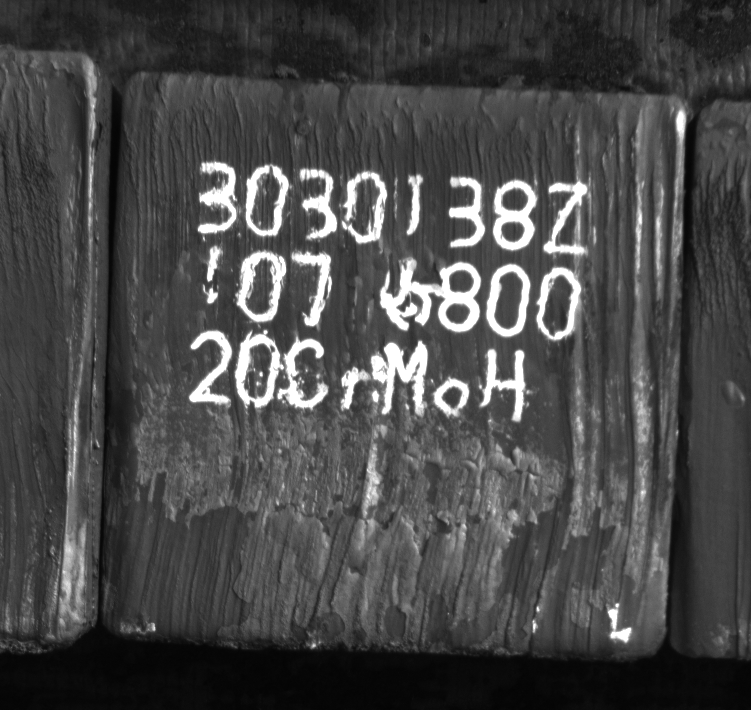
#> input picture ocr/image/ThinSingle/3030138Z_blur.png, 751 x 710 px
$ python deflection_correction.py
#> lines starting #> are read from the running program, lines starting #| are printed output that depends on the picture; after the words box and inside, x2 and y2 are one past the last pixel; in counts of white or black regions, pixels touching at a corner belong together
from typing import List

import cv2
import numpy as np
from numpy import ndarray


def find_contours(image: ndarray, kernel_size: int):
    kernel = np.ones((1, kernel_size), np.uint8)
    # 执行膨胀操作cv2.erode,
    acts = [cv2.dilate, cv2.erode]
    gray = image if len(image.shape)==2 else cv2.cvtColor(image, cv2.COLOR_BGR2GRAY)
    iter_img = gray.copy()
    for act in acts:
        iter_img = act(iter_img, kernel, iterations=1)
        # 使用OpenCV进行字符位置检测

    # THRESH_OTSU的效果比较好,而且不需要调参数
    _, binary = cv2.threshold(iter_img, 0, 255, cv2.THRESH_OTSU)
    contours, _ = cv2.findContours(binary, cv2.RETR_EXTERNAL, cv2.CHAIN_APPROX_SIMPLE)
    return binary, contours


def filter_contours(contours: List[np.ndarray], threshold: int):
    filtered_contours = []
    for c in contours:
        x, y, w, h = cv2.boundingRect(c)
        if h > 40 and w > 10 and cv2.contourArea(c) > threshold:
            filtered_contours.append(c)
    return filtered_contours


def order_contours(contours: List[np.ndarray], direction: str):
    def contour_sort_key(contour):
        x, y, w, h = cv2.boundingRect(contour)
        return x if direction == 'x' else y

    # 使用自定义排序函数对轮廓列表进行排序
    sorted_contours = sorted(contours, key=contour_sort_key)
    return sorted_contours


def draw_contours(contours, image, isRect: bool,margin=0):
    # 遍历轮廓并绘制实际轮廓
    index = 0
    for contour in contours:
        x, y, w, h = cv2.boundingRect(contour)
        if isRect:
            draw_rect((x+margin, y+margin,x+w-margin, y+h-margin),image)
        else:
            cv2.drawContours(image, [contour], -1, (0, 0, 255), 1)

        cv2.putText(image, str(index), (x, y), fontFace=cv2.FONT_HERSHEY_SIMPLEX, fontScale=1,
                    color=(0, 0, 255))  # 绿色文本)
        index += 1

    return image


def draw_rect(pos,image):
    x1,y1,x2,y2=pos
    cv2.rectangle(image, (x1, y1), (x2, y2), (255, 255, 0), 1)  # 绘制带方向的外接矩形

def get_angles(contours: List[np.ndarray]):
    ret = []
    for contour in contours:
        rotated_rect = cv2.minAreaRect(contour)  # 计算带方向的外接矩形
        center, size, angle = rotated_rect
        if angle < -45:
            angle += 90  # 使角度范围在-45到45度之间
        ret.append((angle, center))
    return ret


def get_angle_avg(contours: List[np.ndarray]):
    angles = get_angles(contours)
    angle_avg = np.mean([angle for angle, _ in angles])
    return angle_avg


def rotate(img: ndarray, angle, center):
    # 创建仿射变换矩阵
    M = cv2.getRotationMatrix2D(center, angle, 1.0)
    # 执行仿射变换
    rectified_region = cv2.warpAffine(img.copy(), M, (img.shape[1], img.shape[0]))
    return rectified_region


def correct(img: ndarray):
    binary, contours = find_contours(img, 40)
    filtered_c = filter_contours(contours, 5000)
    order_c = order_contours(filtered_c, 'y')
    angle = get_angle_avg(order_c)
    center = img.shape[0] / 2, img.shape[1] / 2
    # 执行仿射变换
    rectified_region = rotate(img, angle, center)
    return rectified_region


if __name__ == '__main__':
    # pass
    img = cv2.imread('../image/ThinSingle/3030138Z_blur.png')
#> img is the input picture: shape (710, 751, 3); min 4, max 255, mean 72.8
    binary, contours = find_contours(img, 40)
#> the loop in find_contours, `for act in acts:` made 2 passes
#> pass 1, in find_contours, `iter_img = act(iter_img, kernel, iterations=1)`:
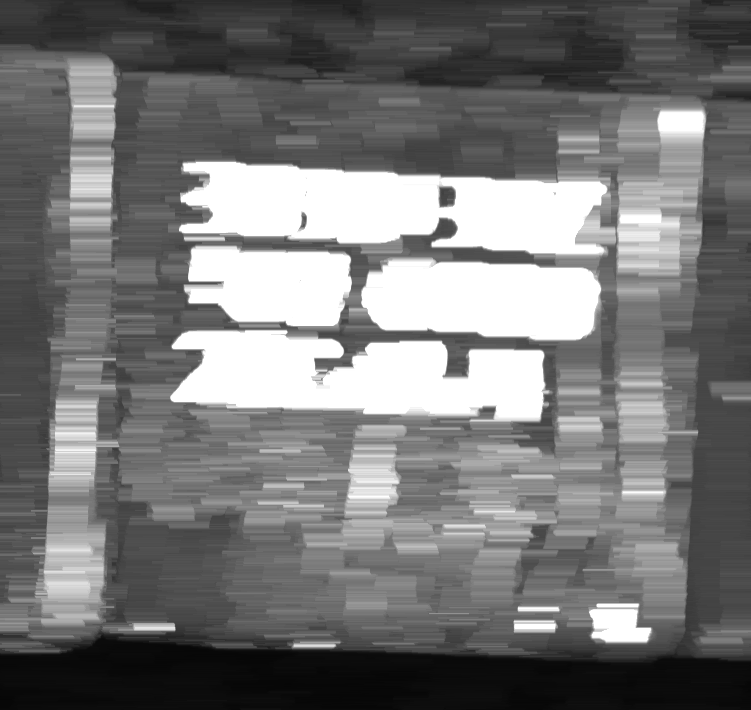
#> iter_img: shape (710, 751); min 6, max 255, mean 118.7
#> pass 2, in find_contours, `iter_img = act(iter_img, kernel, iterations=1)`:
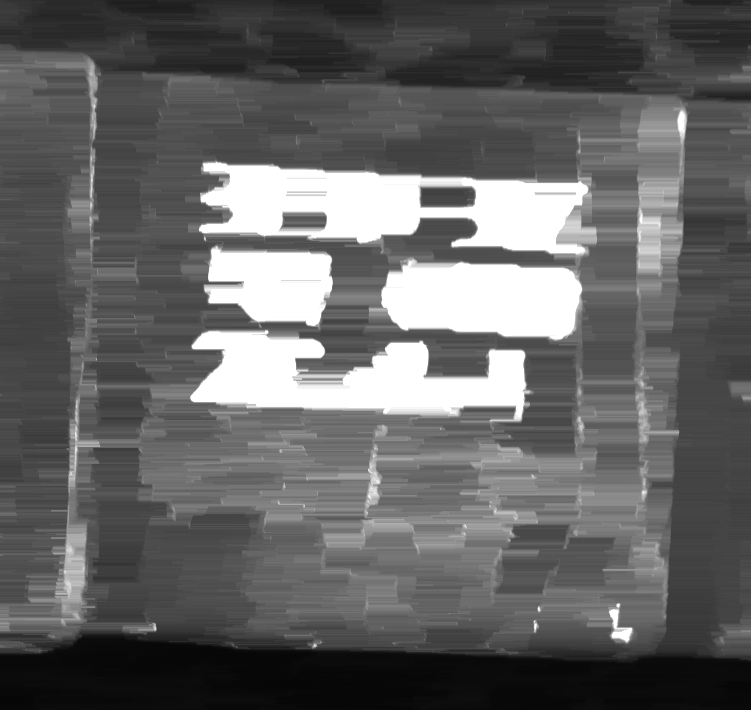
#> iter_img: shape (710, 751); min 6, max 255, mean 99.4
#> in find_contours, `_, binary = cv2.threshold(iter_img, 0, 255, cv2.THRESH_OTSU)`:
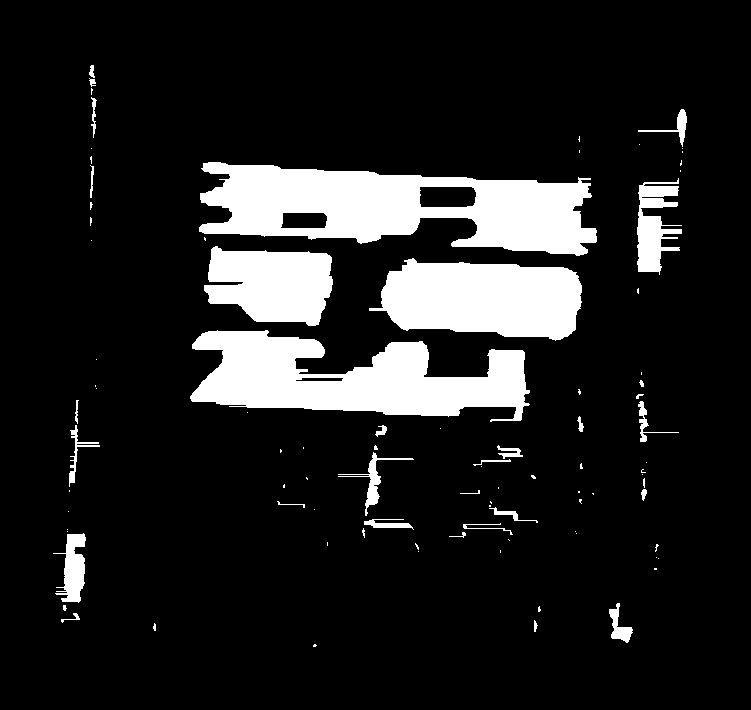
#> binary: shape (710, 751); 12.9% white; 92 white regions (61 under 20 px)
#> in find_contours, `contours, _ = cv2.findContours(binary, cv2.RETR_EXTERNAL, cv2.CHAIN_AP..`: contours = 92 contours, 68 with area under 20; largest, box (x1, y1, x2, y2) and area: (199, 162, 597, 256) 23490, (190, 330, 530, 422) 17815, (369, 258, 582, 341) 12818, (204, 246, 333, 326) 7520, (637, 178, 682, 275) 2100
    filtered_c = filter_contours(contours, 5000)
#> the loop in filter_contours, `for c in contours:` made 92 passes
#> (x, y, w, h) on passes 1, 2, 3, 4, 5, 6, 7, 9, 10, 11, 13, 14: (313, 644, 4, 3), (153, 623, 3, 8), (534, 620, 4, 12), (61, 613, 19, 10), (538, 606, 3, 6), (63, 605, 4, 6), (609, 603, 24, 40), (658, 558, 1, 1), (656, 557, 1, 1), (418, 551, 1, 1), (655, 544, 4, 8), (415, 543, 4, 7)
#> (c, x, y, w, h) on passes 8, 12, 15, 16, 29, 30: ([[654, 568], [654, 569], [656, 569], [656, 568]], 654, 568, 3, 2), ([[500, 550], [500, 552]], 500, 550, 1, 3), ([[327, 542], [327, 545]], 327, 542, 1, 4), ([[508, 539], [509, 540]], 508, 539, 2, 2), ([[489, 505], [489, 506], [490, 506], [490, 505]], 489, 505, 2, 2), ([[490, 501], [490, 502], [491, 503], [491, 502]], 490, 501, 2, 3)
#> after the loop in filter_contours, `for c in contours:`: filtered_contours = 4 contours; box (x1, y1, x2, y2) and area: (199, 162, 597, 256) 23490, (190, 330, 530, 422) 17815, (369, 258, 582, 341) 12818, (204, 246, 333, 326) 7520
#> filtered_c has the same summary as filtered_contours in filter_contours
    order_c = order_contours(filtered_c, 'y')
#> in contour_sort_key, `x, y, w, h = cv2.boundingRect(contour)`: x = 190; y = 330; w = 340; h = 92
#> in order_contours, `sorted_contours = sorted(contours, key=contour_sort_key)`: sorted_contours has the same summary as filtered_contours in filter_contours
#> order_c has the same summary as filtered_contours in filter_contours

    cv2.imshow('image', draw_contours(order_c, img.copy(), isRect=True))
#> the loop in draw_contours, `for contour in contours:` made 4 passes
#> (x, y, w, h, x1 in draw_rect, y1 in draw_rect, x2 in draw_rect, y2 in draw_rect) on passes 1 to 4: (199, 162, 398, 94, 199, 162, 597, 256), (204, 246, 129, 80, 204, 246, 333, 326), (369, 258, 213, 83, 369, 258, 582, 341), (190, 330, 340, 92, 190, 330, 530, 422)
#> after the loop in draw_contours, `for contour in contours:`: index = 4
    angles = get_angles(order_c)
#> the loop in get_angles, `for contour in contours:` made 4 passes
#> (rotated_rect, angle) on passes 1 to 4: (((398.3, 208.5), (78.02, 397.7), -87.6), 2.4), (((268, 284.9), (73.78, 127.5), -85.6), 4.4), (((475.5, 297.9), (73.37, 211.1), -86.16), 3.84), (((360.5, 374.5), (78.06, 339.9), -86.71), 3.29)
#> after the loop in get_angles, `for contour in contours:`: ret = [(2.4, (398.3, 208.5)), (4.4, (268, 284.9)), (3.84, (475.5, 297.9)), (3.29, (360.5, 374.5))]
#> angles has the same summary as ret in get_angles
    angle_avg = np.mean([angle for angle, _ in angles])
#> angle_avg = 3.48
    center = angles[0][1]
#> center = (398.3, 208.5)
    center = img.shape[0] / 2, img.shape[1] / 2
#> center = (355, 375.5)
    # 执行仿射变换
    rectified_region = rotate(img, angle_avg, center)
#> in rotate, `M = cv2.getRotationMatrix2D(center, angle, 1.0)`: M = [[0.998, 0.0607, -22.15], [-0.0607, 0.998, 22.25]]
#> in rotate, `rectified_region = cv2.warpAffine(img.copy(), M, (img.shape[1], img.sh..`:
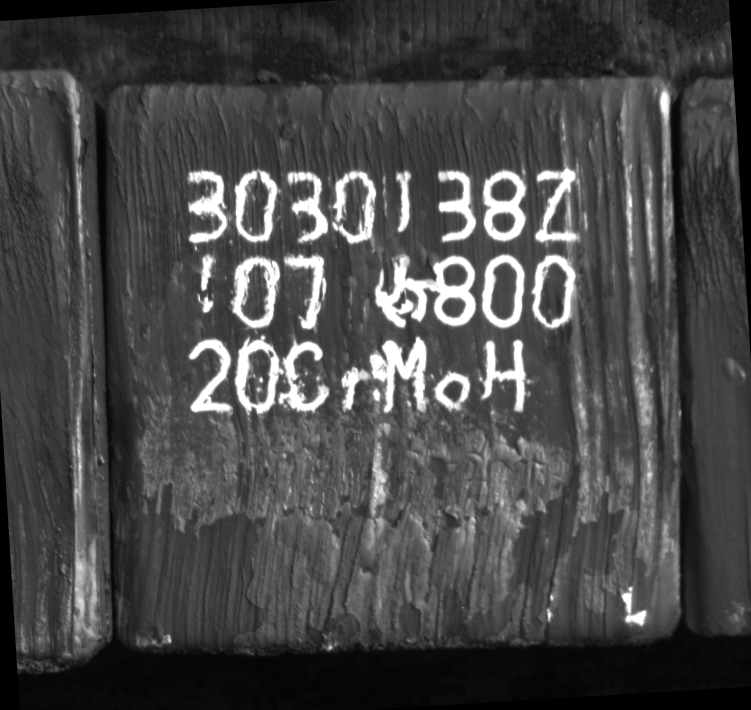
#> rectified_region: shape (710, 751, 3); min 0, max 255, mean 71.7
    cv2.imshow(f'Rectified Region', rectified_region)
    rectified_regions = []
    cv2.waitKey()
